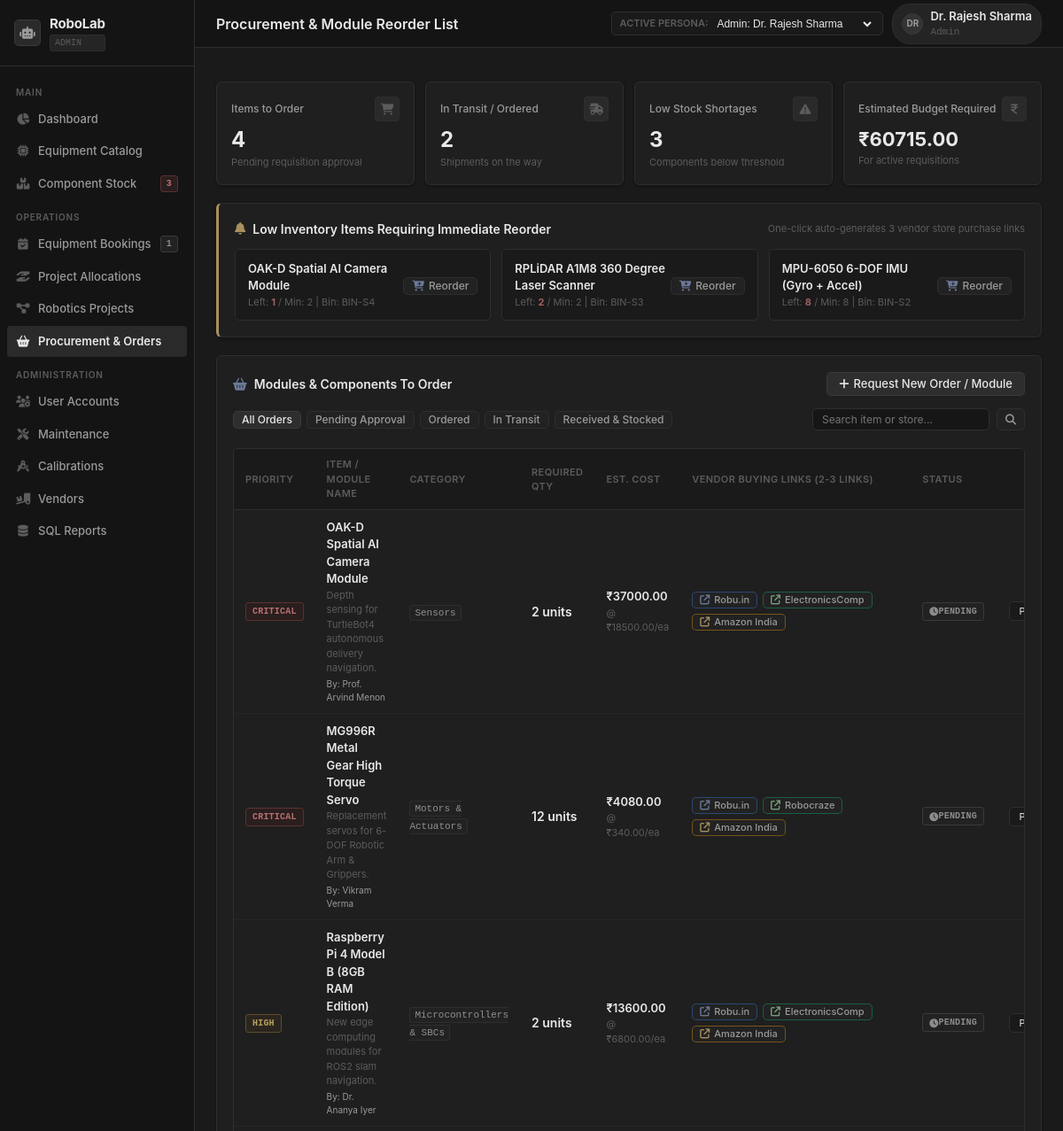
The page /procurement (upper part) on the database as committed earlier.
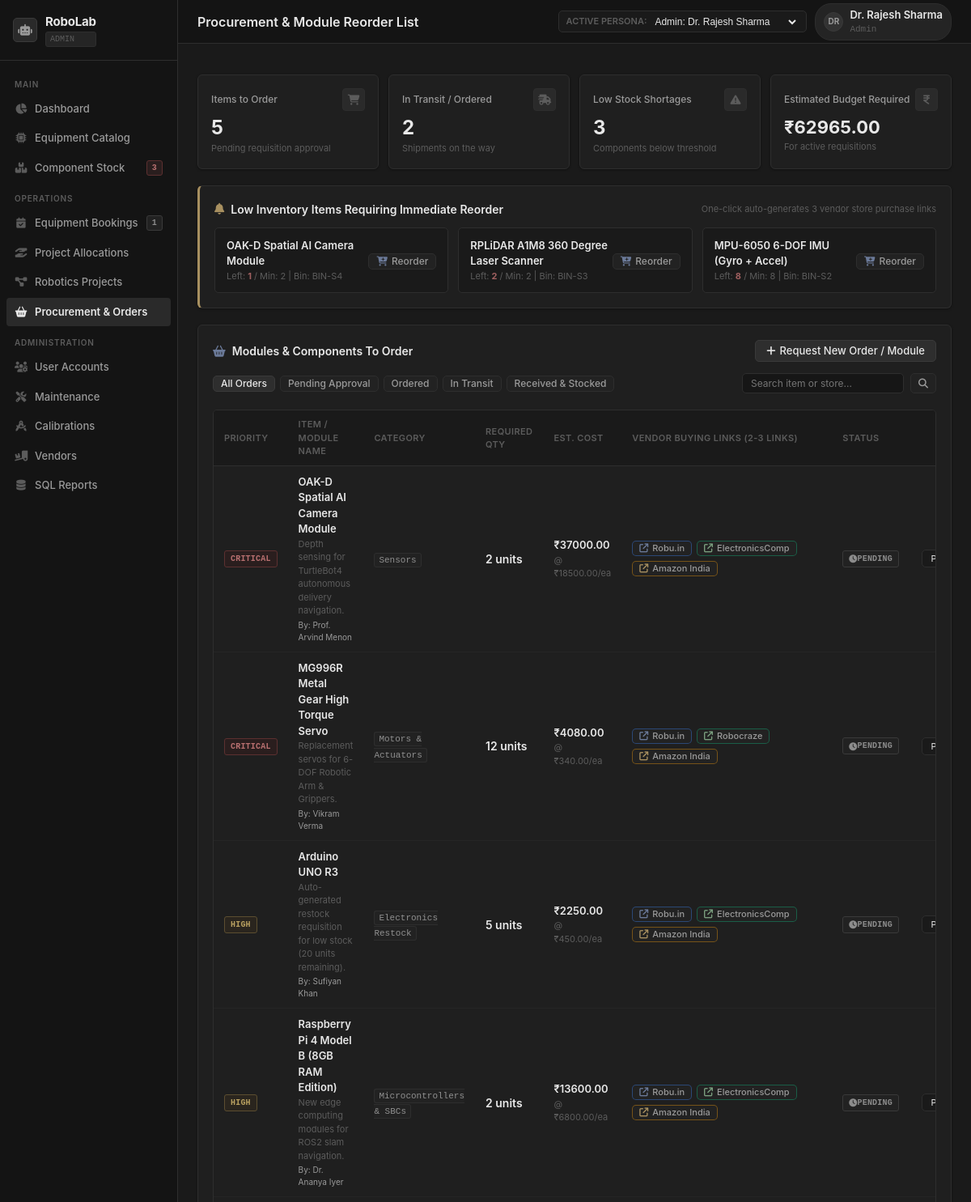
The same page on the database as committed later.
### tables this page shows
CREATE TABLE COMPONENTS (
    component_id TEXT PRIMARY KEY,
    component_name TEXT NOT NULL,
    category_id INTEGER NOT NULL,
    total_quantity INTEGER NOT NULL CHECK (total_quantity >= 0),
    available_quantity INTEGER NOT NULL CHECK (available_quantity >= 0),
    minimum_stock INTEGER NOT NULL DEFAULT 5 CHECK (minimum_stock >= 0),
    unit_cost REAL DEFAULT 0.00 CHECK (unit_cost >= 0),
    storage_bin TEXT,
    specifications TEXT,
    created_at DATETIME DEFAULT CURRENT_TIMESTAMP,
    FOREIGN KEY (category_id) REFERENCES COMPONENT_CATEGORIES(category_id)
);

CREATE TABLE REQUISITIONS (
    requisition_id INTEGER PRIMARY KEY AUTOINCREMENT,
    component_id TEXT,
    item_name TEXT NOT NULL,
    category_name TEXT DEFAULT 'Electronics',
    required_quantity INTEGER NOT NULL DEFAULT 1,
    estimated_unit_cost REAL DEFAULT 0.00,
    priority TEXT CHECK(priority IN ('Critical', 'High', 'Medium', 'Low')) DEFAULT 'Medium',
    status TEXT CHECK(status IN ('Pending Order', 'Approved', 'Ordered', 'In Transit', 'Received', 'Cancelled')) DEFAULT 'Pending Order',
    vendor_name_1 TEXT DEFAULT 'Robu.in',
    buy_link_1 TEXT,
    vendor_name_2 TEXT DEFAULT 'ElectronicsComp',
    buy_link_2 TEXT,
    vendor_name_3 TEXT DEFAULT 'Amazon India',
    buy_link_3 TEXT,
    notes TEXT,
    requested_by INTEGER,
    created_at DATETIME DEFAULT CURRENT_TIMESTAMP,
    FOREIGN KEY (component_id) REFERENCES COMPONENTS(component_id) ON DELETE SET NULL,
    FOREIGN KEY (requested_by) REFERENCES USERS(user_id) ON DELETE SET NULL
);

CREATE TABLE USERS (
    user_id INTEGER PRIMARY KEY AUTOINCREMENT,
    role_id INTEGER NOT NULL,
    full_name TEXT NOT NULL,
    email TEXT NOT NULL UNIQUE,
    password_hash TEXT DEFAULT 'pbkdf2:sha256:default_hash',
    roll_number TEXT UNIQUE,
    phone TEXT,
    department TEXT DEFAULT 'Robotics & Automation',
    created_at DATETIME DEFAULT CURRENT_TIMESTAMP,
    FOREIGN KEY (role_id) REFERENCES ROLES(role_id)
);

### app.py (the view)
@app.route('/procurement')
@login_required
def procurement_list():
    status_filter = request.args.get('status', '')
    priority_filter = request.args.get('priority', '')
    search = request.args.get('q', '').strip()
    sql = """
        SELECT r.*, u.full_name AS requester_name, c.available_quantity, c.minimum_stock, c.storage_bin
        FROM REQUISITIONS r
        LEFT JOIN USERS u ON r.requested_by = u.user_id
        LEFT JOIN COMPONENTS c ON r.component_id = c.component_id
        WHERE 1=1
    """
    params = []
    if status_filter:
        sql += " AND r.status = %s"
        params.append(status_filter)
    if priority_filter:
        sql += " AND r.priority = %s"
        params.append(priority_filter)
    if search:
        sql += " AND (r.item_name LIKE %s OR r.category_name LIKE %s OR r.vendor_name_1 LIKE %s)"
        term = f"%{search}%"
        params.extend([term, term, term])
    sql += " ORDER BY CASE r.priority WHEN 'Critical' THEN 1 WHEN 'High' THEN 2 WHEN 'Medium' THEN 3 ELSE 4 END, r.requisition_id DESC"
    requisitions = query_db(sql, params)
    all_components = query_db("SELECT component_id, component_name, available_quantity, minimum_stock, unit_cost FROM COMPONENTS ORDER BY component_name ASC")
    low_stock_items = query_db("SELECT * FROM COMPONENTS WHERE available_quantity <= minimum_stock ORDER BY available_quantity ASC")
    total_orders = len(requisitions)
    pending_count = sum(1 for r in requisitions if r['status'] == 'Pending Order')
    in_transit_count = sum(1 for r in requisitions if r['status'] in ['Ordered', 'In Transit'])
    total_est_cost = sum((r['required_quantity'] or 0) * float(r['estimated_unit_cost'] or 0) for r in requisitions if r['status'] != 'Cancelled')
    return render_template('procurement.html',
                           requisitions=requisitions,
                           all_components=all_components,
                           low_stock_items=low_stock_items,
                           selected_status=status_filter,
                           selected_priority=priority_filter,
                           search=search,
                           total_orders=total_orders,
                           pending_count=pending_count,
                           in_transit_count=in_transit_count,
                           total_est_cost=total_est_cost)

### app.py (called while the page is built)
def get_current_user():
    user_id = session.get('user_id')
    if not user_id:
        return None
    user = query_db("""
        SELECT u.*, r.role_name
        FROM USERS u
        JOIN ROLES r ON u.role_id = r.role_id
        WHERE u.user_id = %s
    """, [user_id], one=True)
    return user

def login_required(f):
    @wraps(f)
    def decorated_function(*args, **kwargs):
        if 'user_id' not in session:
            first_user = query_db("SELECT u.user_id, r.role_name, u.full_name FROM USERS u JOIN ROLES r ON u.role_id = r.role_id ORDER BY u.user_id ASC LIMIT 1", one=True)
            if first_user:
                session['user_id'] = first_user['user_id']
                session['role_name'] = first_user['role_name']
                session['full_name'] = first_user['full_name']
            else:
                session['user_id'] = 1
                session['role_name'] = 'Admin'
        return f(*args, **kwargs)
    return decorated_function

### db.py (called while the page is built)
def is_using_sqlite():
    global _USING_SQLITE
    return _USING_SQLITE

### templates/procurement.html (shortened to what the changed rows need)
{% extends "layout.html" %}
{% block page_title %}Procurement &amp; Module Reorder List{% endblock %}
{% block content %}
<div class="metrics-grid">
    <div class="metric-card" style="--card-accent: var(--accent-rose);">
        <div class="metric-header">
            <span class="metric-title">Items to Order</span>
            <div class="metric-icon"><i class="fa-solid fa-cart-shopping"></i></div>
        </div>
        <div class="metric-value">{{ pending_count }}</div>
        <div class="metric-subtitle">Pending requisition approval</div>
    </div>
    <div class="metric-card" style="--card-accent: var(--accent-emerald);">
        <div class="metric-header">
            <span class="metric-title">Estimated Budget Required</span>
            <div class="metric-icon"><i class="fa-solid fa-indian-rupee-sign"></i></div>
        </div>
        <div class="metric-value" style="font-size: 22px;">₹{{ "%.2f"|format(total_est_cost) }}</div>
        <div class="metric-subtitle">For active requisitions</div>
    </div>
</div>
{% if low_stock_items %}
<div class="card-section" style="border-left: 3px solid var(--accent-amber);">
    <div style="display: grid; grid-template-columns: repeat(auto-fit, minmax(280px, 1fr)); gap: 12px;">
        {% for item in low_stock_items %}
        <div style="background: var(--bg-card-secondary); padding: 12px 14px; border-radius: var(--radius-md); border: 1px solid var(--border-subtle); display: flex; align-items: center; justify-content: space-between;">
            <div>
                <div style="font-weight: 600; font-size: 13px;">{{ item.component_name }}</div>
                <div style="font-size: 11px; color: var(--text-muted);">
                    Left: <span style="color: var(--accent-rose); font-weight: 700;">{{ item.available_quantity }}</span> / Min: {{ item.minimum_stock }} | Bin: {{ item.storage_bin }}
                </div>
            </div>
            <form method="POST" action="{{ url_for('procurement_quick_add', component_id=item.component_id) }}">
                <button type="submit" class="btn btn-secondary btn-sm" title="Add to Requisition List with Buy Links">
                    <i class="fa-solid fa-cart-plus" style="color: var(--accent-blue);"></i> Reorder
                </button>
            </form>
        </div>
        {% endfor %}
    </div>
</div>
{% endif %}
<div class="card-section">
    <div class="table-container">
        <table class="table-modern">
            <thead>
                <tr>
                    <th>Priority</th>
                    <th>Item / Module Name</th>
                    <th>Category</th>
                    <th>Required Qty</th>
                    <th>Est. Cost</th>
                    <th style="min-width: 260px;">Vendor Buying Links (2-3 Links)</th>
                    <th>Status</th>
                    <th style="text-align: right;">Action</th>
                </tr>
            </thead>
            <tbody>
                {% for r in requisitions %}
                <tr>
                    <td>
                        {% if r.priority == 'Critical' %}
                            <span class="badge badge-overdue">CRITICAL</span>
                        {% elif r.priority == 'High' %}
                            <span class="badge badge-maintenance">HIGH</span>
                        {% elif r.priority == 'Medium' %}
                            <span class="badge badge-pending">MEDIUM</span>
                        {% else %}
                            <span class="badge" style="background: rgba(100, 116, 139, 0.12); color: #94a3b8;">LOW</span>
                        {% endif %}
                    </td>
                    <td>
                        <div style="font-weight: 600; font-size: 13px;">{{ r.item_name }}</div>
                        {% if r.notes %}
                        <div style="font-size: 11px; color: var(--text-muted); max-width: 240px;">{{ r.notes }}</div>
                        {% endif %}
                        {% if r.requester_name %}
                        <div style="font-size: 10px; color: var(--text-secondary); margin-top: 2px;">
                            By: {{ r.requester_name }}
                        </div>
                        {% endif %}
                    </td>
                    <td><span class="code-pill">{{ r.category_name }}</span></td>
                    <td style="font-weight: 600; font-size: 14px;">{{ r.required_quantity }} units</td>
                    <td>
                        <div style="font-weight: 600;">₹{{ "%.2f"|format(r.required_quantity * r.estimated_unit_cost) }}</div>
                        <div style="font-size: 11px; color: var(--text-muted);">@ ₹{{ "%.2f"|format(r.estimated_unit_cost) }}/ea</div>
                    </td>
                    <td>
                        <div style="display: flex; gap: 6px; flex-wrap: wrap;">
                            {% if r.buy_link_1 %}
                            <a href="{{ r.buy_link_1 }}" target="_blank" rel="noopener noreferrer" class="btn btn-secondary btn-sm" style="padding: 3px 8px; font-size: 11px; border-color: rgba(59, 130, 246, 0.4);" title="Open {{ r.vendor_name_1 or 'Store 1' }} page">
                                <i class="fa-solid fa-arrow-up-right-from-square" style="color: var(--accent-blue);"></i>
                                <span>{{ r.vendor_name_1 or 'Robu.in' }}</span>
                            </a>
                            {% endif %}
                            {% if r.buy_link_2 %}
                            <a href="{{ r.buy_link_2 }}" target="_blank" rel="noopener noreferrer" class="btn btn-secondary btn-sm" style="padding: 3px 8px; font-size: 11px; border-color: rgba(16, 185, 129, 0.4);" title="Open {{ r.vendor_name_2 or 'Store 2' }} page">
                                <i class="fa-solid fa-arrow-up-right-from-square" style="color: var(--accent-emerald);"></i>
                                <span>{{ r.vendor_name_2 or 'ElectronicsComp' }}</span>
                            </a>
                            {% endif %}
                            {% if r.buy_link_3 %}
                            <a href="{{ r.buy_link_3 }}" target="_blank" rel="noopener noreferrer" class="btn btn-secondary btn-sm" style="padding: 3px 8px; font-size: 11px; border-color: rgba(245, 158, 11, 0.4);" title="Open {{ r.vendor_name_3 or 'Store 3' }} page">
                                <i class="fa-solid fa-arrow-up-right-from-square" style="color: var(--accent-amber);"></i>
                                <span>{{ r.vendor_name_3 or 'Amazon' }}</span>
                            </a>
                            {% endif %}
                        </div>
                    </td>
                    <td>
                        {% if r.status == 'Received' %}
                            <span class="badge badge-good"><i class="fa-solid fa-check"></i> RECEIVED</span>
                        {% elif r.status in ['Ordered', 'In Transit'] %}
                            <span class="badge badge-in_use"><i class="fa-solid fa-truck"></i> {{ r.status|upper }}</span>
                        {% elif r.status == 'Approved' %}
                            <span class="badge badge-approved"><i class="fa-solid fa-thumbs-up"></i> APPROVED</span>
                        {% elif r.status == 'Cancelled' %}
                            <span class="badge badge-overdue">CANCELLED</span>
                        {% else %}
                            <span class="badge badge-pending"><i class="fa-solid fa-clock"></i> PENDING</span>
                        {% endif %}
                    </td>
                    <td style="text-align: right;">
                        <div style="display: inline-flex; gap: 4px; align-items: center;">
                            <form method="POST" action="{{ url_for('procurement_update_status', requisition_id=r.requisition_id) }}" style="display: inline-block;">
                                <select name="status" onchange="this.form.submit()" class="form-select" style="padding: 2px 6px; font-size: 11px; width: auto; background: var(--bg-card-secondary);">
                                    <option value="Pending Order" {% if r.status == 'Pending Order' %}selected{% endif %}>Pending</option>
                                </select>
                            </form>
                        </div>
                    </td>
                </tr>
                {% else %}
                <tr>
                    <td colspan="8" style="text-align: center; color: var(--text-muted); padding: 32px;">
                        No module requisitions found. Click <strong>Request New Order / Module</strong> to add one.
                    </td>
                </tr>
                {% endfor %}
            </tbody>
        </table>
    </div>
</div>
{% endblock %}

Rows that differ between the two databases and show on the page:
added REQUISITIONS: priority "HIGH", item_name "Arduino UNO R3", notes "Auto-generated restock requisition for low stock (20 units remaining).", requester_name "Sufiyan Khan", category_name "Electronics Restock", required_quantity "5", r.required_quantity*r.estimated_unit_cost "2250.00", estimated_unit_cost "450.00", vendor_name_1 "Robu.in", vendor_name_2 "ElectronicsComp", vendor_name_3 "Amazon India", shows "PENDING", status "Pending"
Other text that changed with them:
{{ pending_count }}: "4" → "5"
{{ "%.2f"|format(total_est_cost) }}: "60715.00" → "62965.00"
